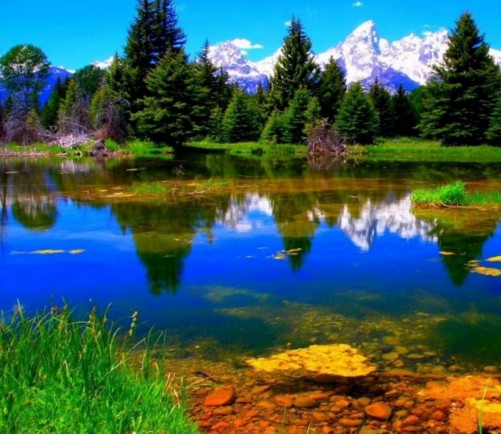
#> input picture Input Images/Image6_A.png, 501 x 434 px, found by its file name
$ python Sticthing.py
#> lines starting #> are read from the running program, lines starting #| are printed output that depends on the picture
### Code/Panaroma.py
# -*- coding: utf-8 -*-
"""
Created on Tue Mar  9 13:46:30 2021

@author: Sonu
"""

import numpy as np
import cv2

def stitch(images, ratio=0.75, reprojThresh=4.0, showMatches=False):
    #Unpacking the images to get query and train image
    (imageB, imageA) = images
    #Detecting keypoints and extract local invariant descriptors from the images
    (kpsA, featuresA) = detectAndDescribe(imageA)
    print(np.shape(kpsA))
    print(np.shape(featuresA))
    (kpsB, featuresB) = detectAndDescribe(imageB)
    print(np.shape(kpsB))
    print(np.shape(featuresB))

    #Matching features between the two images
    M = matchKeypoints(kpsA, kpsB, featuresA, featuresB, ratio, reprojThresh)
    #if the match is None, then there aren't enough matched keypoints to create a panorama
    if M is None:
        return None

    (matches, H, status) = M

    #Warping the query image to align it along the same plane as the train image
    #Bringing both the images in the same perspective view
    #result = cv2.warpPerspective(imageA, H,(imageA.shape[1] + imageB.shape[1], imageA.shape[0]))
    #Better Image Rendering
    result = cv2.warpPerspective(imageA, H,(imageA.shape[1] + imageB.shape[1] - int(imageB.shape[1]/2), imageA.shape[0]))
    result[0:imageB.shape[0], 0:imageB.shape[1]] = imageB

    #Checking to see if the keypoint matches should be visualized
    if showMatches:
        vis = drawMatches(imageA, imageB, kpsA, kpsB, matches, status)
        return (result, vis)

    return result

def detectAndDescribe(image):
    #Creating a Descriptor object
    descriptor =  cv2.xfeatures2d.SIFT_create()
    #Extracting the keypoints and descriptors with SIFT
    (kps, features) = descriptor.detectAndCompute(image, None)
    #Converting the keypoints from KeyPoint objects to NumPy arrays
    kps = np.float32([kp.pt for kp in kps])

    return (kps, features)

def matchKeypoints(kpsA, kpsB, featuresA, featuresB, ratio, reprojThresh):
    #Matching object using Brute force matcher
    #Brute force matcher takes feature from query image and exhaustively comapres it with all the features in the train image.
    #Uses the eucildean distance to perform the feature match
    matcher = cv2.DescriptorMatcher_create("BruteForce")

    #Finding the top two matches for each descriptor using KNN match
    rawMatches = matcher.knnMatch(featuresA, featuresB, 2)
    matches = []

    for m in rawMatches:
        #Store all the good matches as per Lowe's ratio test.
        if len(m) == 2 and m[0].distance < m[1].distance * ratio:
            matches.append((m[0].trainIdx, m[0].queryIdx))
    print(len(matches))
    #Computing a homography requires at least 4 matches
    if len(matches) > 4:
        #Finding the keypoints for good matches only
        ptsA = np.float32([kpsA[i] for (_, i) in matches])
        ptsB = np.float32([kpsB[i] for (i, _) in matches])
        #Finding the homography between keypoints of matching pair sets using RANSAC
        (H, status) = cv2.findHomography(ptsA, ptsB, cv2.RANSAC, reprojThresh)

        return (matches, H, status)

    #If at least 4 matches are not found return none
    return None

def drawMatches(imageA, imageB, kpsA, kpsB, matches, status):
    #Initializing the output visualization image
    (hA, wA) = imageA.shape[:2]
    (hB, wB) = imageB.shape[:2]
    vis = np.zeros((max(hA, hB), wA + wB, 3), dtype="uint8")
    vis[0:hA, 0:wA] = imageA
    vis[0:hB, wA:] = imageB

    for ((trainIdx, queryIdx), s) in zip(matches, status):
        #Only process the match if the keypoint was successfully matched
        if s == 1:
            #Drawing the match
            ptA = (int(kpsA[queryIdx][0]), int(kpsA[queryIdx][1]))
            ptB = (int(kpsB[trainIdx][0]) + wA, int(kpsB[trainIdx][1]))
            cv2.line(vis, ptA, ptB, (0, 255, 0), 1)

    return vis


### Code/Sticthing.py
# -*- coding: utf-8 -*-
"""
Created on Tue Mar  9 13:12:47 2021

@author: Sonu
"""
from Panaroma import stitch
import cv2

# load the two images and resize them to have a width of 400 pixels for faster processing
imageA = cv2.imread('Image6_A.png')
#> imageA is the input picture: shape (434, 501, 3); mean B, G, R 86.9, 93.3, 61.2
imageB = cv2.imread('Image6_B.png')
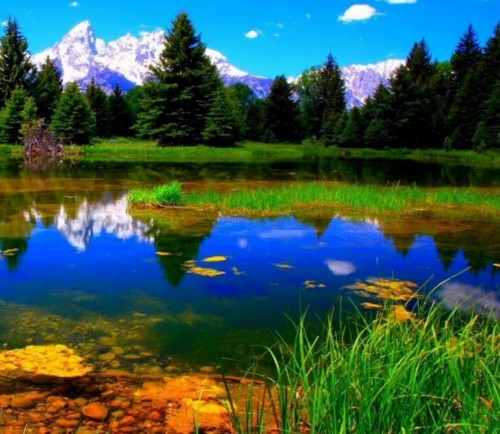
#> input picture Input Images/Image6_B.png, 500 x 434 px, found by its file name
#> imageB is the input picture: shape (434, 500, 3); mean B, G, R 77.2, 89.1, 56.4
imageA_Height = imageA.shape[0]
#> imageA_Height = 434
imageA = cv2.resize(imageA, (400, imageA_Height))
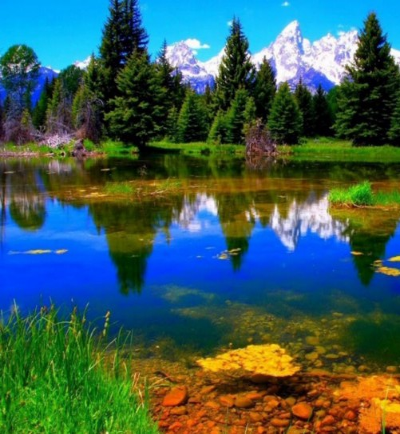
#> imageA: shape (434, 400, 3); mean B, G, R 86.9, 93.3, 61.2
imageB = cv2.resize(imageB, (400, imageA_Height))
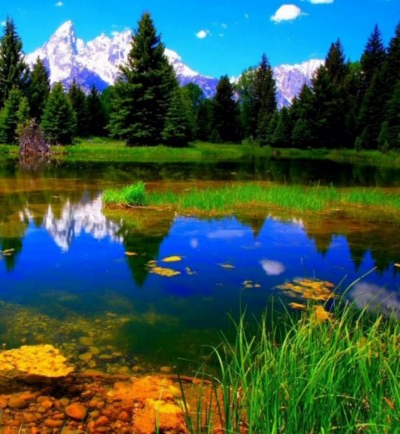
#> imageB: shape (434, 400, 3); mean B, G, R 77.3, 89.2, 56.4

# stitch the images together to create a panorama
(result, vis) = stitch([imageA, imageB], showMatches=True)
#> in detectAndDescribe, `(kps, features) = descriptor.detectAndCompute(image, None)`: kps = 1861 keypoints; strongest (x, y, size): (24, 71, 2.1), (105, 58, 34.7), (170, 54, 8.6), (29, 59, 10.3)
#> in detectAndDescribe, `kps = np.float32([kp.pt for kp in kps])`: kps = 1861 pairs, first value 2.45 to 397, second value 3.66 to 430.9
#> in stitch, `(kpsA, featuresA) = detectAndDescribe(imageA)`: kpsA has the same summary as kps in detectAndDescribe
#| (1861, 2)
#| (1861, 128)
#> in detectAndDescribe (call 2), `(kps, features) = descriptor.detectAndCompute(image, None)`: kps = 2133 keypoints; strongest (x, y, size): (251, 71, 2.1), (329, 57, 36.8), (256, 59, 10.3), (316, 55, 48.8)
#> in stitch, `(kpsB, featuresB) = detectAndDescribe(imageB)`: kpsB = 2133 pairs, first value 2.28 to 397, second value 3.65 to 430.8
#| (2133, 2)
#| (2133, 128)
#> in matchKeypoints, `rawMatches = matcher.knnMatch(featuresA, featuresB, 2)`: rawMatches = 1861 matches
#> after the loop in matchKeypoints, `for m in rawMatches:`: matches = 710 pairs, first value 272 to 2125, second value 0 to 1768
#| 710
#> in matchKeypoints, `ptsA = np.float32([kpsA[i] for (_, i) in matches])`: ptsA = 710 pairs, first value 2.45 to 376.1, second value 3.66 to 430.9
#> in matchKeypoints, `ptsB = np.float32([kpsB[i] for (i, _) in matches])`: ptsB = 710 pairs, first value 58.18 to 395.2, second value 3.65 to 430.6
#> in matchKeypoints, `(H, status) = cv2.findHomography(ptsA, ptsB, cv2.RANSAC, reprojThresh)`: H = [[0.997, -0.000106, 226.4], [-0.000174, 0.998, 0.0105], [-5.46e-07, -1.86e-07, 1]]; status = 710 values, max 1 at index 0, min 0 at index 462, mean 0.98
#> in stitch, `result = cv2.warpPerspective(imageA, H,(imageA.shape[1] + imageB.shape..`:
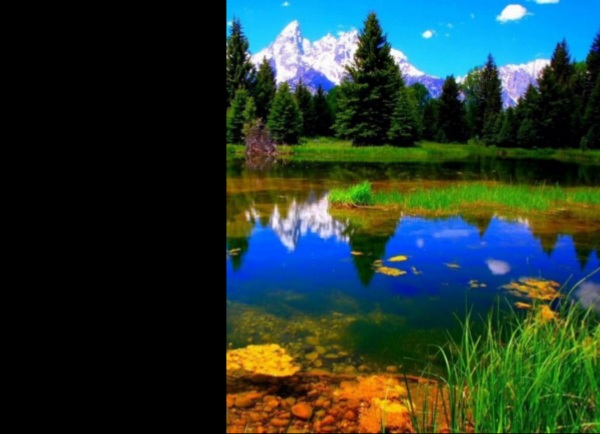
#> result: shape (434, 600, 3); mean B, G, R 49.4, 56.3, 35.9
#> in stitch, `result[0:imageB.shape[0], 0:imageB.shape[1]] = imageB`:
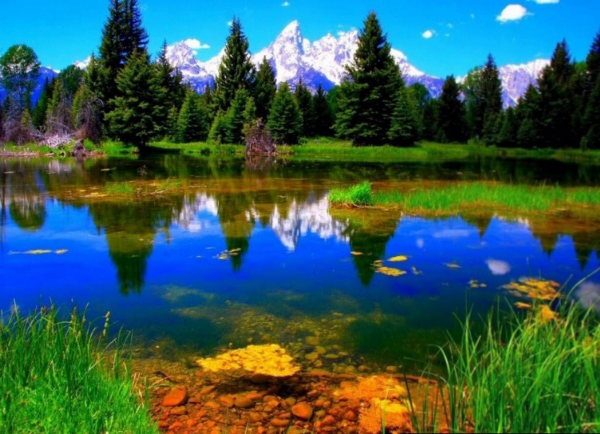
#> result: shape (434, 600, 3); mean B, G, R 85.1, 92.2, 55.2
#> in drawMatches, `vis[0:hB, wA:] = imageB`:
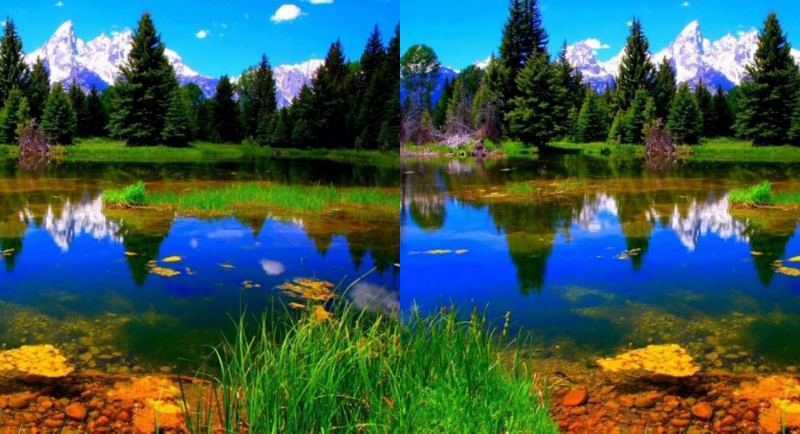
#> vis: shape (434, 800, 3); mean B, G, R 82.1, 91.2, 58.8
#> the loop in drawMatches, `for ((trainIdx, queryIdx), s) in zip(matches, status):` made 710 passes
#> (trainIdx, queryIdx, ptA, ptB) on passes 1 to 12: (1185, 0, (2, 145), (628, 145)), (1186, 1, (2, 395), (629, 395)), (1187, 3, (3, 248), (629, 248)), (1191, 6, (3, 23), (629, 23)), (1195, 13, (5, 355), (631, 355)), (1196, 14, (5, 355), (631, 355)), (1199, 19, (5, 77), (632, 77)), (1198, 20, (5, 123), (632, 123)), (1200, 22, (5, 86), (632, 86)), (1203, 24, (6, 96), (632, 96)), (1204, 25, (6, 130), (633, 130)), (1205, 26, (6, 130), (633, 130))
#> (ptA, ptB) on passes 61 to 66: ((17, 108), (643, 108)), ((18, 217), (644, 217)), ((18, 355), (644, 355)), ((18, 113), (644, 112)), ((18, 125), (645, 124)), ((18, 190), (645, 189))
#> after the loop in drawMatches, `for ((trainIdx, queryIdx), s) in zip(matches, status):`:
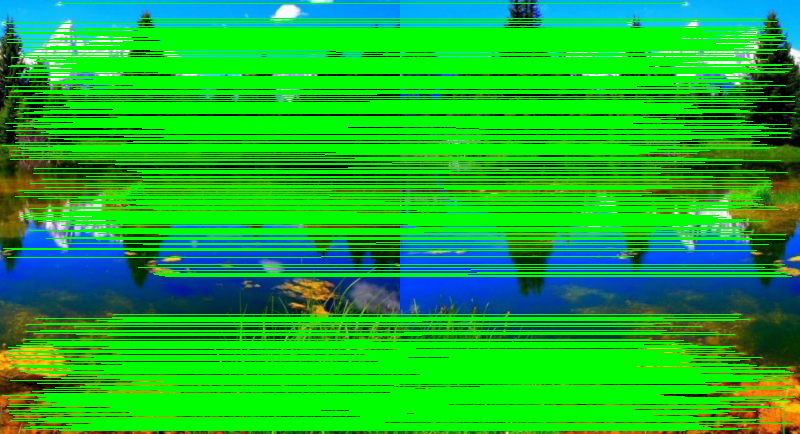
#> vis: shape (434, 800, 3); mean B, G, R 44.8, 180.3, 21.7

# show the images
cv2.imshow("Image A", imageA)
cv2.waitKey(10000)
cv2.destroyAllWindows()

cv2.imshow("Image B", imageB)
cv2.waitKey(10000)
cv2.destroyAllWindows()

cv2.imshow("Keypoint Matches", vis)
cv2.waitKey(10000)
cv2.destroyAllWindows()

cv2.imshow("Result", result)
cv2.waitKey(20000)
cv2.destroyAllWindows()
